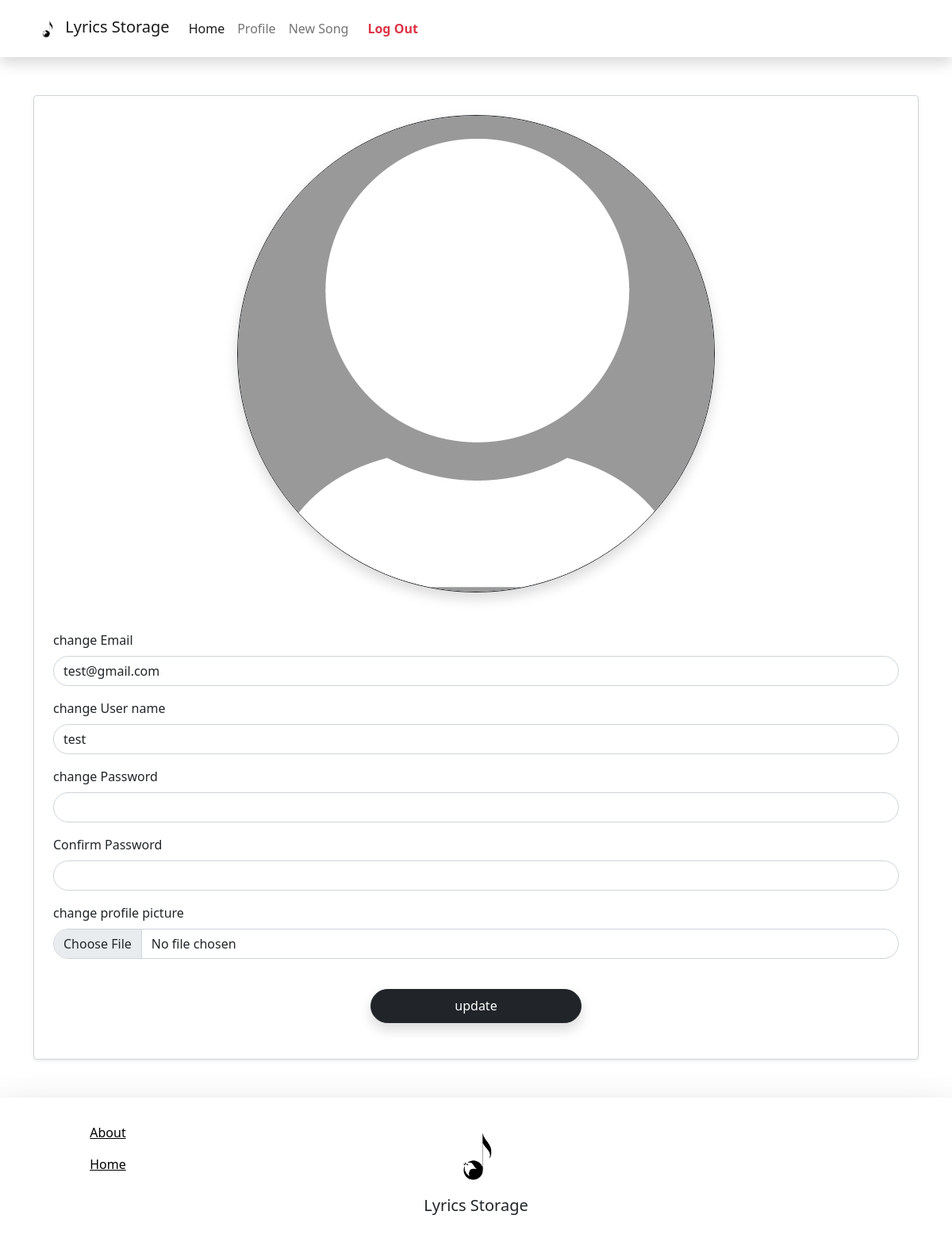
Screenshot of /profile-update (signed in) with the database file from the repository.
### flasksong/models.py (models this page shows, shortened)
class User( db.Model , UserMixin ):
        __tablename__ = 'users'
        id = db.Column( db.Integer , primary_key = True )
        profile_pic = db.Column( db.String(64) , nullable = False , default = 'default_profile.png' )
        email = db.Column( db.String(64) , unique = True , index = True )
        username = db.Column( db.String(64) , unique = True , index = True )
        password = db.Column ( db.String(128) )
        posts = db.relationship ( 'BlogPost' , backref = 'author' , lazy = True )

### flasksong/users/views.py (the view)
@users.route('/profile-update' , methods=['GET' , 'POST'])
@login_required
def profile_update():
        form = UserInfoUpdate()
        if form.validate_on_submit():
                current_user.username = form.username.data
                logger.info('%s logged in successfully', form.username.data)
                if form.password.data is not None:
                        current_user.password = generate_password_hash(form.password.data)
                        logger.info('%s logged in successfully', form.password.data)
                if form.profile_pic.data is not None:
                        current_user.profile_pic = add_pic(form.profile_pic.data ,  current_user.username)
                        logger.info('%s logged in successfully', current_user.profile_pic)
                current_user.email = form.email.data
                db.session.commit()
                logger.info('%s %s Dataaaaaas:  successfully',  current_user.username , current_user.password)
                flash('updated')
                return redirect(url_for('users.profile_update'))
        elif request.method == "GET":
                form.username.data = current_user.username
                form.email.data = current_user.email
        profile_img = url_for('static' , filename = 'profilePics/' + current_user.profile_pic)
        return render_template('profile.html' , profile_img=profile_img , form = form)

### flasksong/users/forms.py (shortened to what this page needs)
class UserInfoUpdate(FlaskForm):
        email = StringField ( 'change Email' , validators=[Email()] )
        username = StringField ( 'change User name' , validators=[] )
        password = PasswordField ( 'change Password' , validators=[ EqualTo('password_retype' , message='passwords must match...' )] )
        password_retype = PasswordField ( 'Confirm Password' )
        profile_pic = FileField ('change profile picture' , validators=[  FileAllowed(['jpeg' , 'png' , 'jpg'])  ])
        submit = SubmitField ('update')

### flasksong/models.py (called while the page is built)
@login_manager.user_loader
def user_login(userId):
        return User.query.get(userId)

### flasksong/templates/profile.html (shortened to what this page needs)
{% extends 'base.html' %}
{% block content %}
<form method="POST" action="" enctype="multipart/form-data"  class="form-control my-5 shadow-sm p-4" >
        <div class='d-grid gap-2 align-content-center align-items-center mx-auto'>
                <img align='center' class="shadow rounded-circle mx-auto border border-dark"  src="{{url_for('static' , filename = 'profilePics/' + current_user.profile_pic)}}">
        </div>
        <div class="mb-3 mt-5">
                {{form.email.label(class="form-label")}}
                {{form.email(class="form-control rounded-pill")}}
        </div>
        <div class="mb-3">
                {{form.username.label(class="form-label")}}
                {{form.username(class="form-control rounded-pill")}}
        </div>
        <div class="mb-3">
                {{form.password.label(class="form-label")}}
                {{form.password(class="form-control rounded-pill")}}
        </div>
        <div class="mb-3">
                {{form.password_retype.label(class="form-label")}}
                {{form.password_retype(class="form-control rounded-pill")}}
        </div>
        <div class="mb-3">
                {{form.profile_pic.label(class="form-label")}}
                {{form.profile_pic(class="form-control rounded-pill")}}
        </div>
        <div class="d-grid gap-2 align-content-center align-items-center col-3 mx-auto">
                {{form.submit(class="btn btn-dark w-100 my-4 rounded-pill shadow h-50")}}
        </div>
</form>
{% endblock %}

### rows the page displays
User: profile_pic (placeholder picture), email "test@gmail.com", username "test"
